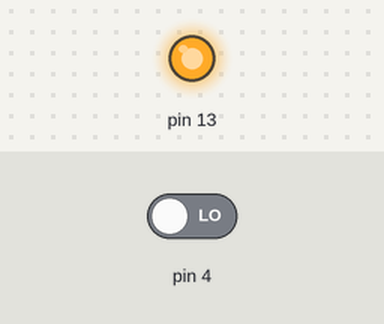
A sketch run on a simulated Arduino Uno, built with avr-gcc and run on an emulated ATmega328P. On the bench: output pins drawn as LEDs (lit = HIGH). The test bench sets the inputs (shaded band); at power-on: pin 4 LOW. What the sketch prints to the serial monitor is not drawn.

Above: at 1.2 s.
1.3 s: pin 4 driven HIGH
At 1.8 s:
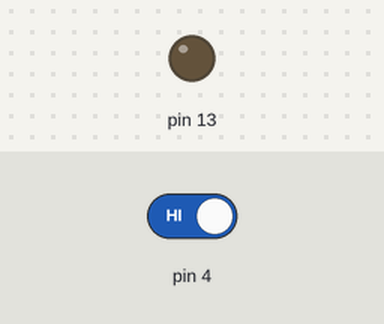
2.8 s: pin 4 driven LOW
At 4.2 s:
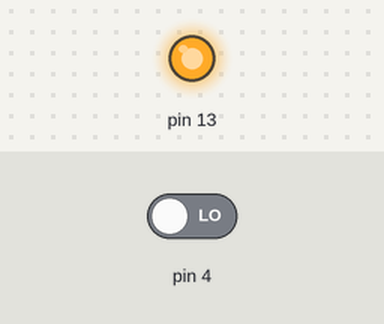
Timing chart, 0 to 5.8 s (numbered marks = the images above; inputs shaded):
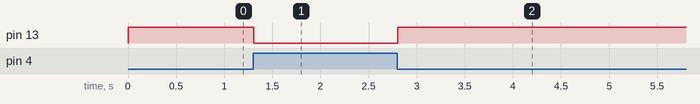

The sketch:

flamesensor.ino
```cpp
int val=0;
void setup() {
  // put your setup code here, to run once:

pinMode(13,OUTPUT);
pinMode(4,INPUT);
Serial.begin(9600);
}

void loop() {
  // put your main code here, to run repeatedly:
  val=digitalRead(4);
  Serial.println(val);
  if(val==1)
  {
   digitalWrite(13,LOW);
  }
  else
  {
   digitalWrite(13,HIGH);
   }

}
```

Measured:
- after the input at 1.3 s, pin 13: HIGH → LOW at once
- after the input at 2.8 s, pin 13: LOW → HIGH at once
